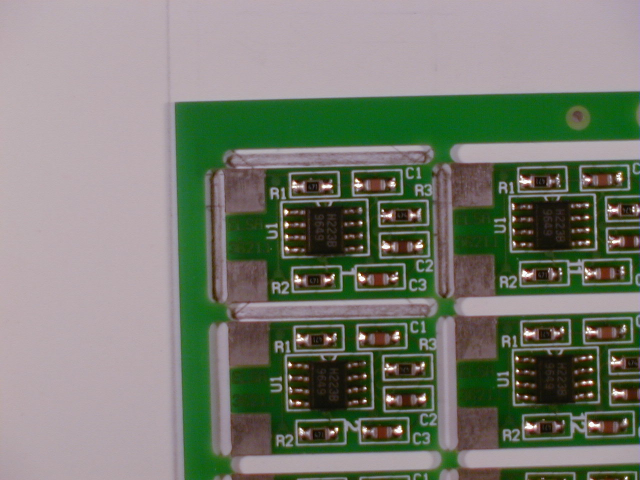
#> input picture Flow/bancoImgs/image_01.jpg, 1280 x 960 px (shown at 1/2 size)
$ python -i PCB_flow.py   (imports and definitions only)
#> lines starting #> are read from the running program, lines starting #| are printed output that depends on the picture; after the words box and inside, x2 and y2 are one past the last pixel; in counts of white or black regions, pixels touching at a corner belong together
#> further down, picture is the input picture: shape (960, 1280, 3); mean B, G, R 112.3, 125.2, 120.7
import sys
import argparse
import math
import cv2 as cv
import numpy as np
#import skimage
from skimage.color import rgb2yiq
import time
#import picamera

##############################  CORREÇÕES A SEREM FEITAS    ##############################
######  * Correção do skimage para conversão YIQ
######  * Correção do erro de overflow na busca do limiar de algumas imagens


######  Bloco Inicial

##   Carrega Imagem
# [30 lines left out: functions loadImage, takepic, filter, not called in this run]

#####   Bloco de detecção de bordas

## Detecção de cantos e correção de pespectiva com corner Harris
def CornerPespec(srcRGB):
    ##  Blur para suavizar e evitar ruidos
    dst = cv.blur(srcRGB,(5,5))

    ##  Canny
    dst = cv.Canny(dst, 50, 100, None, 3, True)
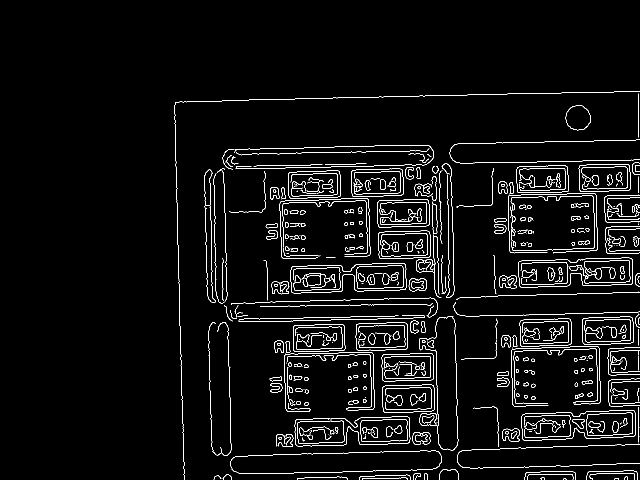
#> dst: shape (960, 1280) (shown at 1/2 size); 3.7% white in thin lines or dots, all inside (x1, y1, x2, y2) = (349, 182, 1280, 960)

    dst = np.float32(dst)

    ##  Detectar as quinas
    dst = cv.cornerHarris(dst,2,3,0.04)
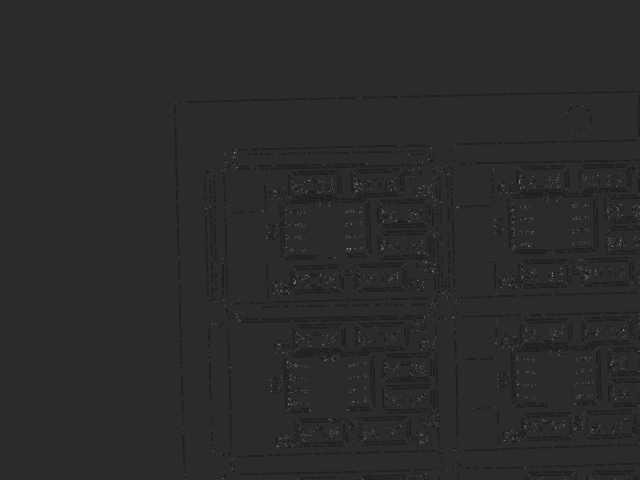
#> dst: shape (960, 1280) float32 (shown at 1/2 size); min -169130016, max 815259648, mean -2472946.5; drawn with min black and max white

##    cv.namedWindow('Corner',cv.WINDOW_NORMAL)
##    cv.imshow('Corner', dst)

    ##  Dilatação para destacar
    dst = cv.dilate(dst,None)
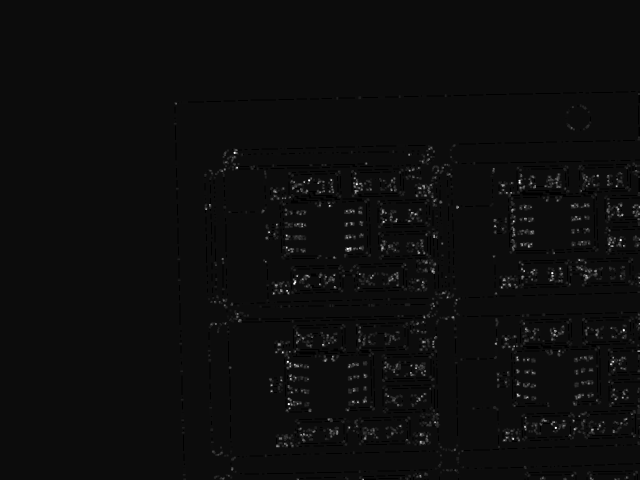
#> dst: shape (960, 1280) float32 (shown at 1/2 size); min -42282504, max 815259648, mean 4459917.5; drawn with min black and max white

    N, M = dst.shape
#> N = 960; M = 1280

    ##  Superior Esquerdo
    lt = (0,0)
    plt = (0,0)
    dlt = N**2+M**2
#> dlt = 2560000

    ##  Superior Direito
    rt = (0,M)
#> rt = (0, 1280)
    prt = (0,M)
#> prt = (0, 1280)
    drt = N**2+M**2
#> drt = 2560000

    ##  Inferior Direito
    rb = (N,M)
#> rb = (960, 1280)
    prb = (N,M)
#> prb = (960, 1280)
    drb = N**2+M**2
#> drb = 2560000

    ##  Inferior Esquerdo
    lb = (N,0)
#> lb = (960, 0)
    plb = (N,0)
    dlb = N**2+M**2

    ##  Calcular Distancia entre os pontos
    for i in range (0, N):
        for j in range (0, M):
            if (dst[i][j] != 0):
                ##  LT
                if (i < (N/2)) and (j < (M/2)):
                     dltc = ((i-lt[0])**2)+((j-lt[1])**2)
                     if (dltc < dlt):
                         plt = (i,j)
                         dlt = dltc
                ##  RT
                if (i < (N/2)) and (j > (M/2)):
                     drtc = ((i-rt[0])**2)+((rt[1]-j)**2)
                     if drtc < drt:
                         prt = (i,j)
                         drt = drtc
                ##  RB
                if (i > (N/2)) and (j > (M/2)):
                     drbc = ((rb[0]-i)**2)+((rb[1]-j)**2)
                     if drbc < drb:
                         prb = (i,j)
                         drb = drbc
                ##  LB
                if (i > (N/2)) and (j < (M/2)):
                     dlbc = ((lb[0]-i)**2)+((j-lb[1])**2)
                     if dlbc < dlb:
                         plb = (i,j)
                         dlb = dlbc


# [6 lines of commented-out code are left out]
    if plt[0] < prt[0]:
        nt = plt[0]
    else:
        nt = prt[0]
    if plb[0] > prb[0]:
        nb = plb[0]
    else:
        nb = prb[0]

    if plt[1] < plb[1]:
        ml = plt[1]
    else:
        ml = plb[1]

    if prt[1] > prb[1]:
        mr = prt[1]
    else:
        mr = prb[1]

    ##  DeltaN e DeltaM
    dn = nb - nt
    dm = mr - ml

# [8 lines of commented-out code are left out]
    pts1 = np.float32([[plt[1],plt[0]], [prt[1],prt[0]], [plb[1],plb[0]], [prb[1],prb[0]]])
    pts2 = np.float32([[0,0],[dm,0],[0,dn],[dm,dn]])

    matrix = cv.getPerspectiveTransform(pts1, pts2)
    result = cv.warpPerspective(srcRGB, matrix, (dm, dn))
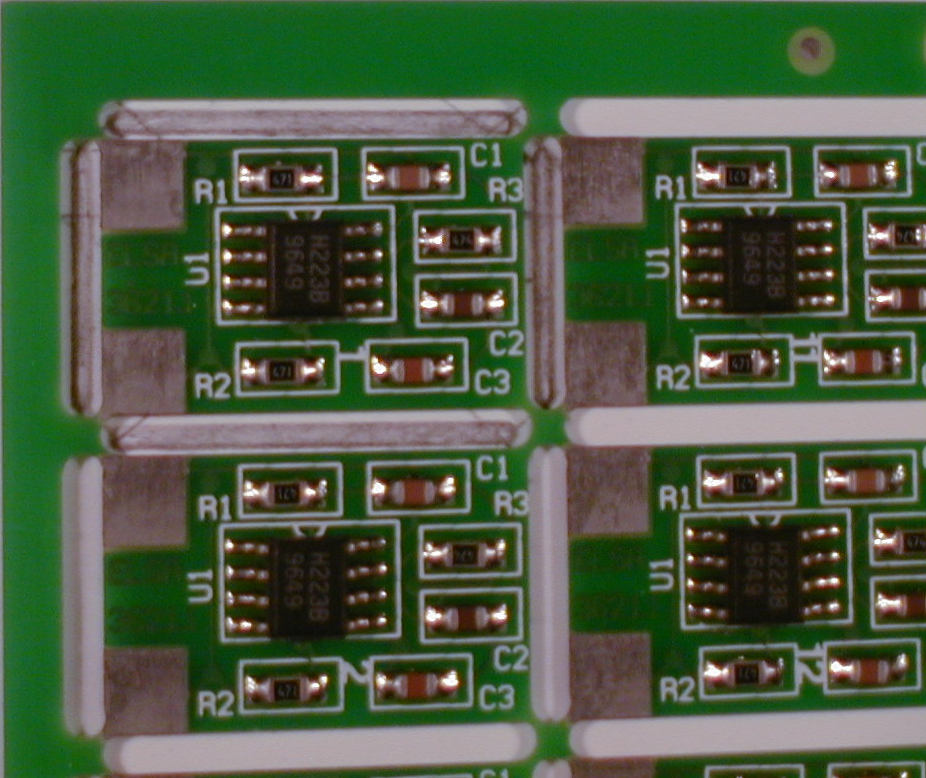
#> result: shape (778, 926, 3); mean B, G, R 65.8, 92.7, 75.4
    resultGray = cv.cvtColor(result,cv.COLOR_BGR2GRAY)
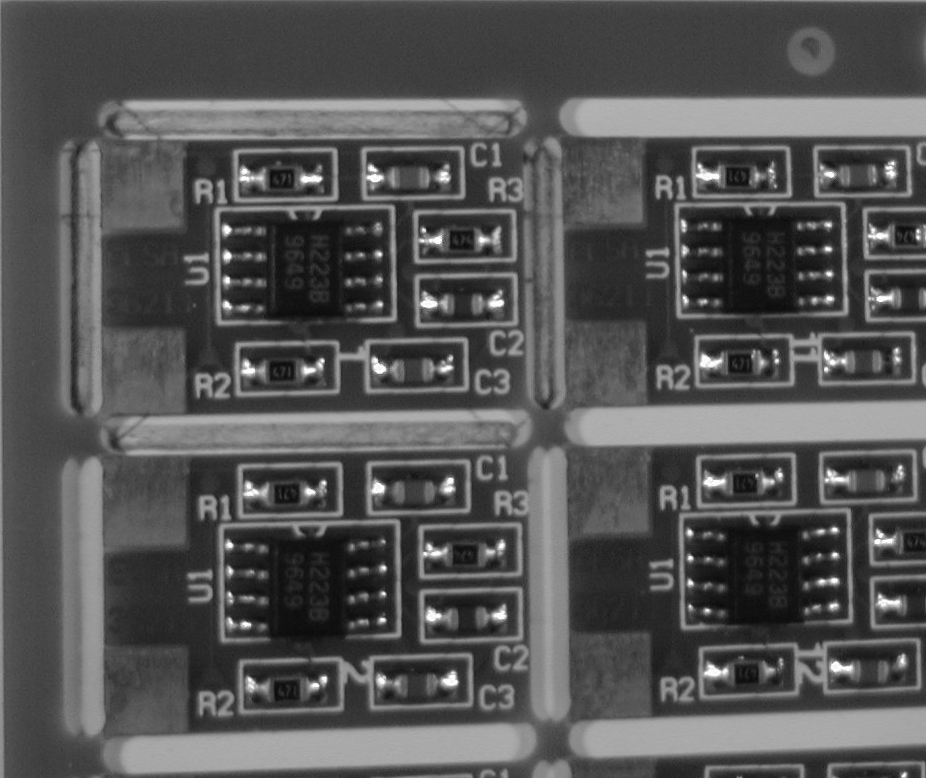
#> resultGray: shape (778, 926); min 10, max 255, mean 84.5

# [12 lines of commented-out code are left out]

    return result, resultGray

# [351 lines left out: functions edgesDetection, borderPCB, alignment, colorN, threshold, segment_01 and 1 more, not called in this run]


# [2 lines not run here, left out]

>>> import cv2
>>> picture = cv2.imread('bancoImgs/image_01.jpg')
>>> result = CornerPespec(picture)
